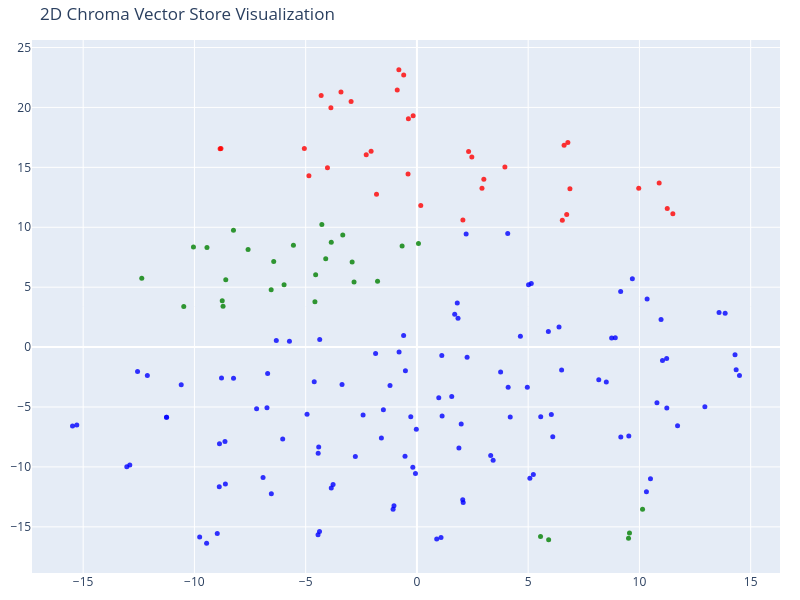

The notebook cell this image was saved under:
### Code cell
tsne = TSNE(n_components=2, random_state=42)
reduced_vectors = tsne.fit_transform(vectors)

# Create the 2D scatter plot
fig = go.Figure(data=[go.Scatter(
    x=reduced_vectors[:, 0],
    y=reduced_vectors[:, 1],
    mode='markers',
    marker=dict(size=5, color=colors, opacity=0.8),
    text=[f"Type: {t}<br>Text: {d[:100]}..." for t, d in zip(doc_types, documents)],
    hoverinfo='text'
)])

fig.update_layout(title='2D Chroma Vector Store Visualization',
    scene=dict(xaxis_title='x',yaxis_title='y'),
    width=800,
    height=600,
    margin=dict(r=20, b=10, l=10, t=40)
)

fig.show()

### Figure 1 — Plotly figure (JSON) as saved in the notebook; plotly's stock layout.template omitted (floating-point values rounded to 4 significant figures; data arrays with more than 128 entries replaced by an {"elided": "..."} marker saying what was removed)
{"data": [{"hoverinfo": "text", "marker": {"color": {"elided": "171 str values"}, "opacity": 0.8, "size": 5}, "mode": "markers", "text": {"elided": "171 str values"}, "type": "scatter", "x": {"elided": "171 float values"}, "y": {"elided": "171 float values"}}], "layout": {"height": 600, "margin": {"b": 10, "l": 10, "r": 20, "t": 40}, "scene": {"xaxis": {"title": {"text": "x"}}, "yaxis": {"title": {"text": "y"}}}, "title": {"text": "2D Chroma Vector Store Visualization"}, "width": 800}}
